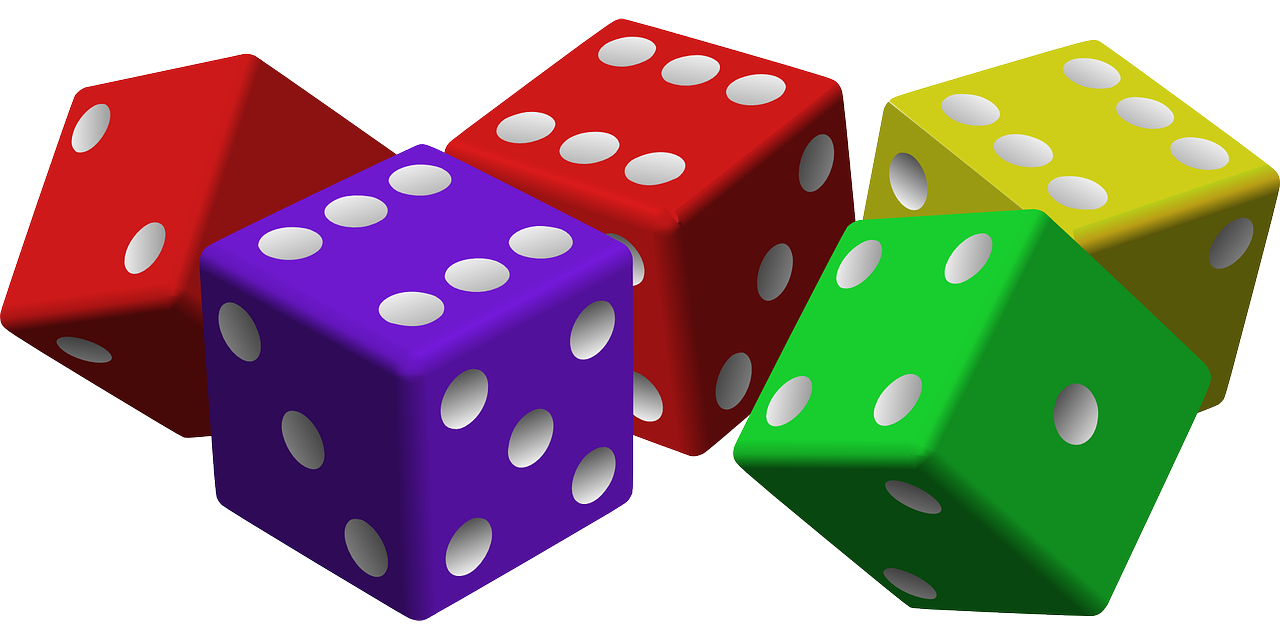
#> input picture 課本檔案/opencv/dice.png, 1280 x 640 px
$ python 7.py
#> lines starting #> are read from the running program, lines starting #| are printed output that depends on the picture
import cv2
import numpy as np

img = cv2.imread('dice.png')
#> img is the input picture: shape (640, 1280, 3); mean B, G, R 135.3, 142.5, 157.8
height, width = img.shape[:2]
#> height = 640; width = 1280
print('圖片像素高度: ', height)
#| 圖片像素高度:  640
print('圖片像素寬度: ', width)
#| 圖片像素寬度:  1280

quarter_height, quarter_width = height / 4, width / 4
#> quarter_height = 160; quarter_width = 320
print('垂直移動像素: ', quarter_height)
#| 垂直移動像素:  160.0
print('水平移動像素: ', quarter_width)
#| 水平移動像素:  320.0

n = np.float32([[1, 0, quarter_width], [0, 1, quarter_height]])
#> n = [[1, 0, 320], [0, 1, 160]]

print('移動矩陣:\n', n)
#| 移動矩陣:
#|  [[  1.   0. 320.]
#|  [  0.   1. 160.]]
img_translation = cv2.warpAffine(img, n, (width, height))
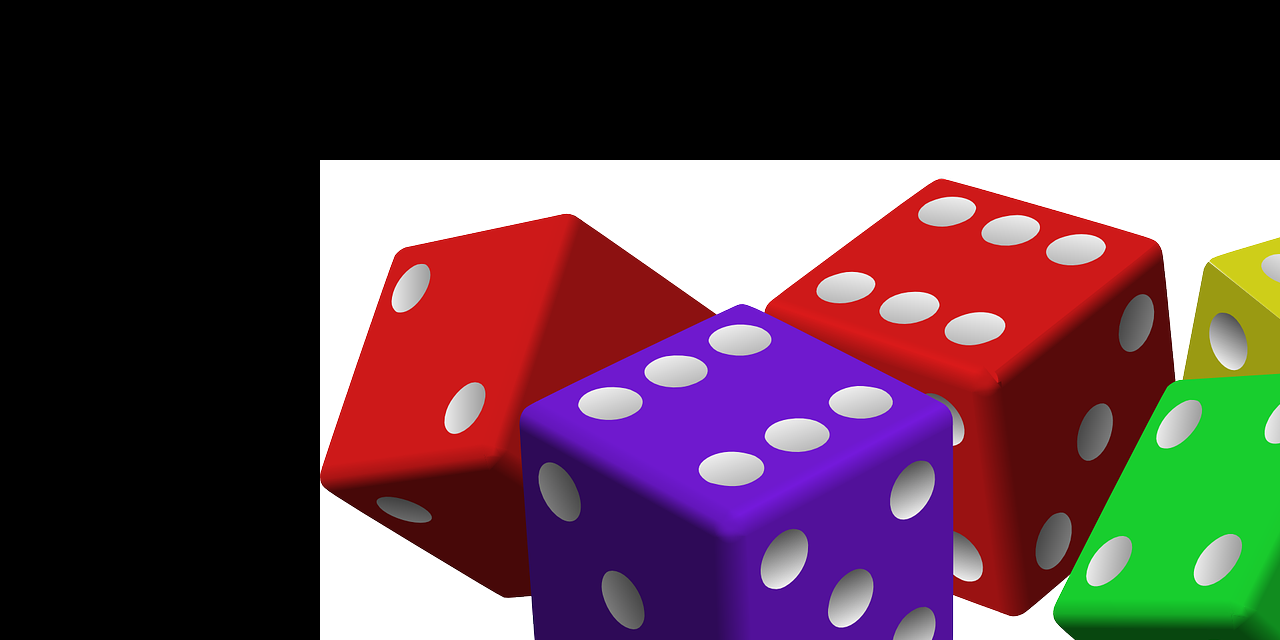
#> img_translation: shape (640, 1280, 3); mean B, G, R 69.6, 61.4, 86.6
cv2.imshow('Before translation',img)
cv2.imshow('After translation',img_translation)
cv2.waitKey(0)
cv2.destroyAllWindows()
